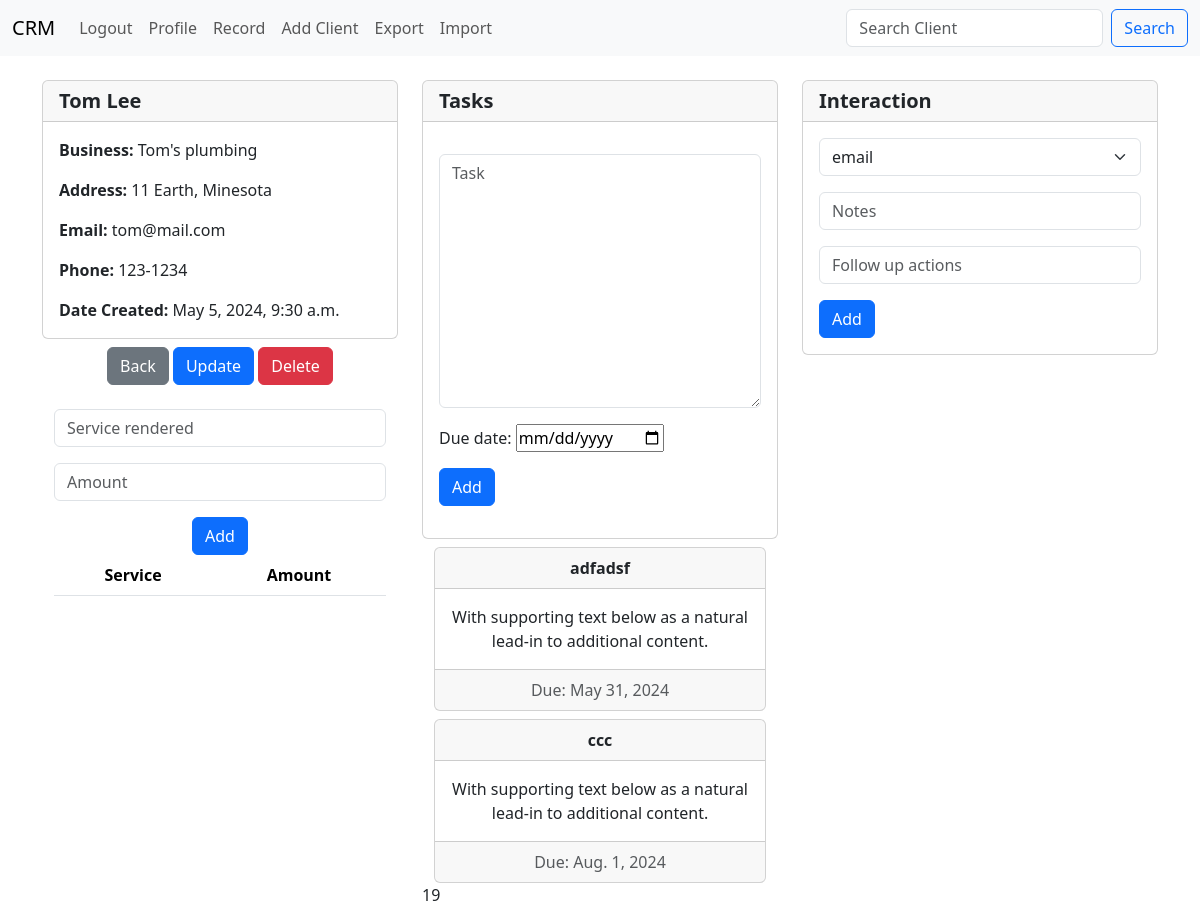
/client/19/ (signed in), run on an earlier commit of the app's database.
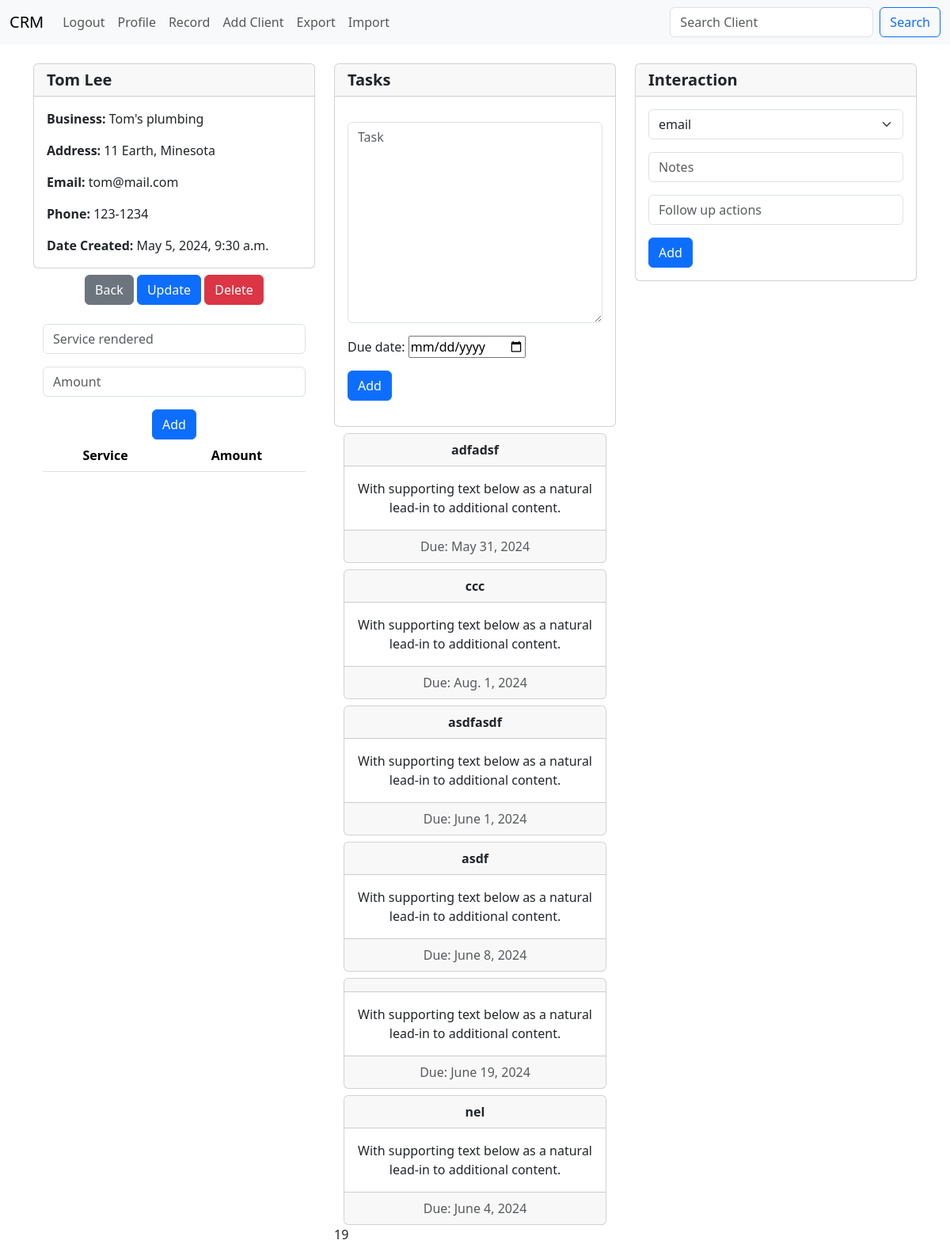
And on a later commit of the database.
### core/models.py (models this page shows, shortened)
class Todos(models.Model):
    user_id = models.IntegerField(null=True, blank=True)
    todos = models.TextField(max_length=1000, null=True, blank=True)
    due_date = models.DateField(null=True, blank=True)

### core/views.py (the view, shortened to what this page needs)
# urls.py: path('client/<int:pk>/', views.client, name='client'),
def client(request, pk):
    if request.user.is_authenticated:
        client_record = Record.objects.get(id=pk)
        todos = Todos.objects.filter(user_id=pk)
        todo_form = AddTodoForm(request.POST or None)
        interactions = Interaction.objects.filter(client_id=pk)
        interaction_form = AddInteractions(request.POST or None)
        transactions = Transaction.objects.filter(client_id=pk)
        transaction_form = AddTransaction(request.POST or None)
        return render(request, 'core/client.html', {
            'client_record': client_record,
            'todos': todos,
            'todo_form': todo_form,
            'interactions': interactions,
            'interaction_form': interaction_form,
            'transactions': transactions,
            'transaction_form': transaction_form,
            })
    else:
        messages.success(request, "You must be logged in to view this")
        return redirect('index')

### core/forms.py
class AddTodoForm(forms.ModelForm):
    class Meta:
        model = Todos
        fields = ('todos', 'due_date',)
        widgets = {
            'due_date': DateInput()
        }
    def __init__(self, *args, **kwargs):
        super(AddTodoForm, self).__init__(*args, **kwargs)
        self.fields['todos'].label = ''
        self.fields['todos'].widget.attrs['class'] = 'form-control'
        self.fields['todos'].widget.attrs['placeholder'] = 'Task'
        self.fields['todos'].help_text = ''

### core/templates/core/client.html (shortened to what this page needs)
{% extends 'core/base.html' %} {% block content %}
<div class="container pt-4">
  <div class="row">
    <div class="col-4">
      <div class="card">
        <h5 class="card-header">
          <strong>{{ client_record.full_name }}</strong>
        </h5>
        <div class="card-body">
          <p class="card-text">
            <strong>Business: </strong>{{ client_record.biz_name }}
          </p>
          <p class="card-text">
            <strong>Address: </strong>{{ client_record.address }}
          </p>
          <p class="card-text">
            <strong>Email: </strong>{{ client_record.email }}
          </p>
          <p class="card-text">
            <strong>Phone: </strong>{{ client_record.phone }}
          </p>
          <p class="card-text">
            <strong>Date Created: </strong>{{ client_record.created_at }}
          </p>
        </div>
      </div>
      <div class="container pt-2 text-center">
        <a href="{% url 'record' %}" class="btn btn-secondary">Back</a>
        <a href="{% url 'update_client' client_record.id %}" class="btn btn-primary">Update</a>
        <a href="{% url 'delete_client' client_record.id %}" class="btn btn-danger">Delete</a>
      </div>
      <div class="container pt-4 text-center">
        <form method="POST" id="transaction">
          <div class="mb-3">
            <input type="text" class="form-control" name="service" placeholder="Service rendered">
          </div>
          <div class="mb-3">
            <input type="text" class="form-control" name="amount" placeholder="Amount">
          </div>
          <button type="submit" class="btn btn-primary" name="transaction">Add</button>
          </form>
        <table class="table">
          <thead>
            <tr>
              <th scope="col">Service</th>
              <th scope="col">Amount</th>
            </tr>
          </thead>
        </table>
      </div>
    </div>
    <div class="col-4">
      <div class="card">
        <h5 class="card-header">
          <strong>Tasks</strong>
        </h5>
        <div class="card-body">
          <p class="card-text">
            <div class="row">
              <div class="col">
                <form method="POST">
                  {{ todo_form.as_p }}
                  <button type="submit" class="btn btn-primary" name="todo">Add</button>
                </form>
              </div>
            </div>
          </p>
        </div>
      </div>
      {% for todo in todos %}
      <div class="container pt-2">
        <div class="card text-center">
          <div class="card-header">
            <strong>{{ todo.todos }}</strong>
          </div>
          <div class="card-body">
            <p class="card-text">With supporting text below as a natural lead-in to additional content.</p>
          </div>
          <div class="card-footer text-body-secondary">
            Due: {{ todo.due_date }}
          </div>
        </div>
      </div>
      {% endfor %}
      {{ client_record.id }}
    </div>
    <div class="col-4">
      <div class="card">
        <h5 class="card-header">
          <strong>Interaction</strong>
        </h5>
        <div class="card-body">
          <form method="POST">
            {{ interaction_form.as_p }}
            <button type="submit" class="btn btn-primary" name="interaction">Add</button>
            </form>
        </div>
      </div>
    </div>
  </div>
</div>
{% endblock content %}

What changed in the data, as far as the page shows it:
added Todos: todos "asdfasdf", due_date "June 1, 2024"
added Todos: todos "asdf", due_date "June 8, 2024"
added Todos: due_date "June 19, 2024"
added Todos: todos "nel", due_date "June 4, 2024"
